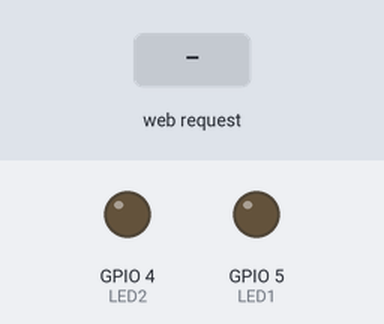
This sketch was run on a simulated ESP8266 (NodeMCU). Shown: output pins drawn as LEDs (lit = HIGH). The inputs (shaded band) are chosen by the test bench. WiFi joins after 1.5 s; servers stay silent unless stated; what the sketch prints to the serial monitor is not drawn.

Above: at 3.2 s.
3.3 s: HTTP request GET /LED1ON received
At 3.7 s:
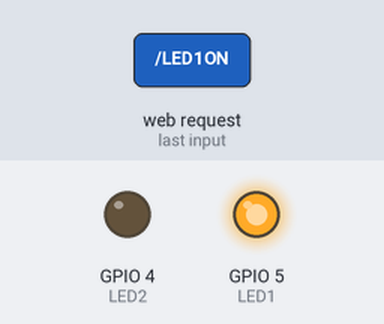
4.8 s: HTTP request GET /LED2ON received
At 6.0 s:
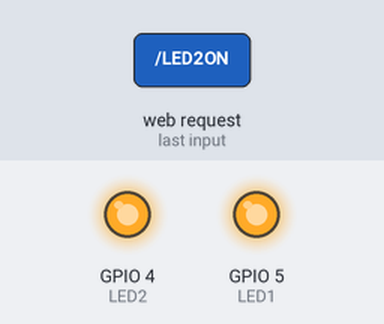
6.3 s: HTTP request GET /LED1OFF received
At 7.3 s:
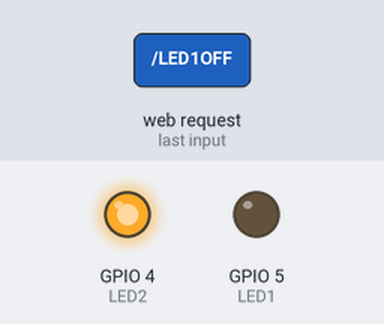
7.8 s: HTTP request GET /LED2OFF received
At 8.4 s:
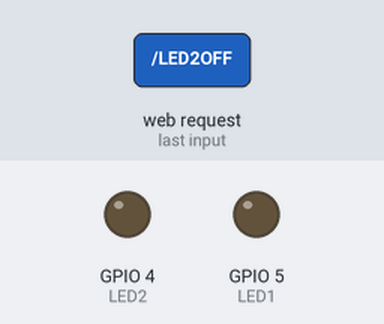
Timing chart, 0 to 10.3 s (numbered marks = the images above; inputs shaded):
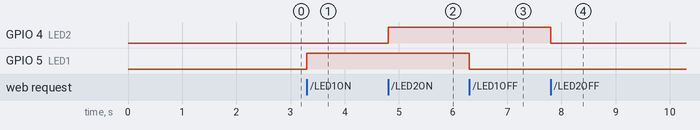

Measured:
- after the input at 3.3 s, GPIO 5 (LED1): LOW → HIGH at once
- after the input at 4.8 s, GPIO 4 (LED2): LOW → HIGH at once
- after the input at 6.3 s, GPIO 5 (LED1): HIGH → LOW at once
- after the input at 7.8 s, GPIO 4 (LED2): HIGH → LOW at once

The sketch:

ledcontroller.ino
```cpp
#include <ESP8266WiFi.h>
#include <WiFiClient.h>
#include <ESP8266WebServer.h>

#define LED1 5
#define LED2 4

const char* ssid = " ";      // Nama SSID AP/Hotspot
const char* password = " ";  // Password Wifi

ESP8266WebServer server(80);  //Menyatakan Webserver pada port 80
String webpage;

void setup() {
  pinMode(LED1, OUTPUT);
  pinMode(LED2, OUTPUT);

  Serial.begin(115200);
  delay(500);
  WiFi.begin(ssid, password); // Proses koneksi jaringan
  Serial.println("");

  // Wait for connection
  while (WiFi.status() != WL_CONNECTED) {
    delay(500);
    Serial.print(".");
  }
  Serial.println("");
  Serial.print("terkoneksi dengan ");
  Serial.println(ssid);
  Serial.print("IP address: ");
  Serial.println(WiFi.localIP());


// Isi dari halaman Web
  webpage+= "<h1>LED Panel</h1>";
  webpage+= "<p>LED 1 : ";
  webpage+= "<a href=\"LED1ON\"\"><button>ON</button></a><a href=\"LED1OFF\"\"><button>OFF</button></a></p><br>";
  webpage+= "<p>LED 2 : ";
  webpage+= "<a href=\"LED2ON\"\"><button>ON</button></a><a href=\"LED2OFF\"\"><button>OFF</button></a></p><br>";

// Membuat tampilan halaman web
  server.on("/", []() {
    server.send(200, "text/html", webpage);
   });

// Bagian input output
  server.on("/LED1ON", []() {
    server.send(200, "text/html", webpage);
    digitalWrite(LED1,HIGH);
    delay(500);
  });
  server.on("/LED2ON", []() {
    server.send(200, "text/html", webpage);
    digitalWrite(LED2,HIGH);
    delay(500);
  });
  server.on("/LED1OFF", []() {
    server.send(200, "text/html", webpage);
    digitalWrite(LED1,LOW);
    delay(500);
  });
  server.on("/LED2OFF", []() {
    server.send(200, "text/html", webpage);
    digitalWrite(LED2,LOW);
    delay(500);
  });
  server.begin();
  Serial.println("Webserver dijalankan");
}

void loop() {
   server.handleClient();
}
```
